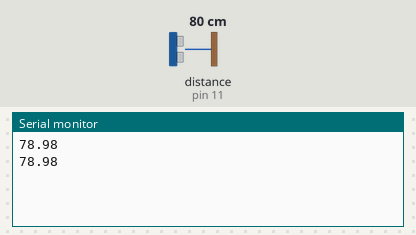
The sketch below on a simulated Arduino Uno, built with avr-gcc and run on an emulated ATmega328P. Parts: the last lines printed to the serial monitor. Wiring (inferred from the names in the program): ultrasonic range finder: trigger pin 12; echo pin 11. The inputs (shaded band) are chosen by the test bench; at power-on: distance to the obstacle (sensor on pin 11) 80 cm. The echo pulse lasts 58.3 µs per cm.

Above: at 2.8 s.
2.9 s: distance to the obstacle (sensor on pin 11) set to 2 cm
At 4.8 s:
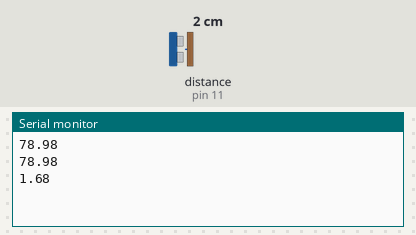
5.6 s: distance to the obstacle (sensor on pin 11) set to 4 cm
At 6.4 s:
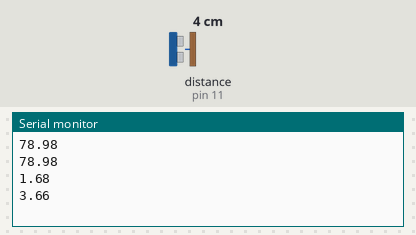
Timing chart, 0 to 8.6 s (numbered marks = the images above; inputs shaded):
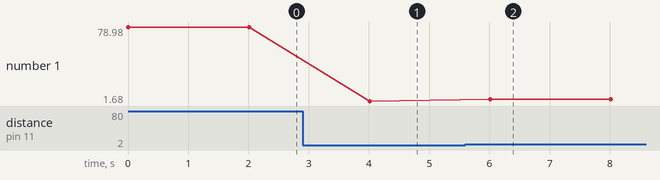

The sketch:

Ultrasonico.ino
```cpp
// Definiciones de pines
#define TRIG_PIN 12    // Pin TRIG del sensor ultrasónico
#define ECHO_PIN 11    // Pin ECHO del sensor ultrasónico

void setup() {
  Serial.begin(9600); // Comunicación con el ESP8266
  pinMode(TRIG_PIN, OUTPUT);
  pinMode(ECHO_PIN, INPUT);
}

void loop() {
  // Leer distancia del sensor ultrasónico
  digitalWrite(TRIG_PIN, LOW);
  delayMicroseconds(2);
  digitalWrite(TRIG_PIN, HIGH);
  delayMicroseconds(10);
  digitalWrite(TRIG_PIN, LOW);
  int pingTravelTime = pulseIn(ECHO_PIN, HIGH);
  float distance = pingTravelTime * 0.034 / 2; // Convertir el tiempo de viaje en distancia

  // Enviar datos al ESP8266
  Serial.println(distance);

  delay(2000); // Esperar antes de la siguiente lectura
}
```

Measured:
- after the input at 2.9 s, the serial monitor: prints a new line after 1.1 s (image 1)
- after the input at 5.6 s, the serial monitor: prints a new line after 0.41 s (image 2)
- plotted number 1: 78.98 → 1.68 after the input at 2.9 s, 1.68 → 3.66 after the input at 5.6 s
